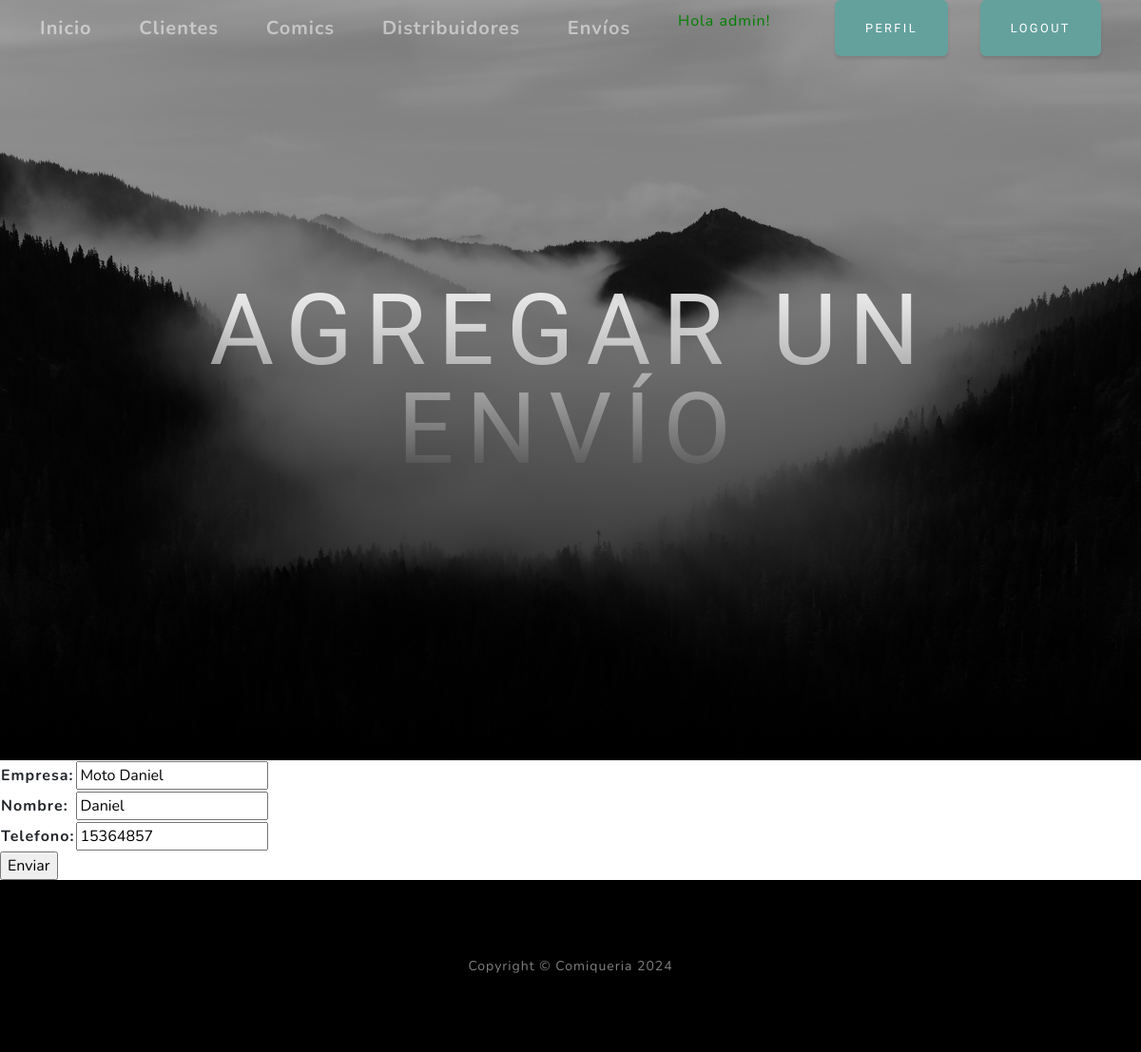
/comiqueriapp/modificar_envio/5/ (signed in), run on the app's committed database.
### comiqueriapp/models.py (models this page shows, shortened)
class Envio(models.Model):
    empresa = models.CharField(max_length=50)
    nombre = models.CharField(max_length=50)
    telefono = models.IntegerField()
    class Meta:
        ordering = ["empresa"]

### comiqueriapp/views.py (the view)
# urls.py: path('modificar_envio/<id_envio>/', modificarEnvio, name="modificarEnvio"),
def modificarEnvio(request, id_envio):
    envio= Envio.objects.get(id=id_envio)
    if request.method == "POST":
        miForm = EnvioForm(request.POST)
        if miForm.is_valid():
            envio.empresa = miForm.cleaned_data.get("empresa")
            envio.nombre = miForm.cleaned_data.get("nombre")
            envio.telefono = miForm.cleaned_data.get("telefono")
            envio.save()
            return redirect(reverse_lazy('envio'))
    else:
        miForm = EnvioForm(initial={
            'empresa': envio.empresa,
            'nombre': envio.nombre,
            'telefono': envio.telefono,
        })
        return render(request, "comiqueriapp/envioForm.html", {"form": miForm})

### comiqueriapp/forms.py
class EnvioForm(forms.Form):
    empresa = forms.CharField(max_length=50, required=True)
    nombre = forms.CharField(max_length=50, required=True)
    telefono = forms.IntegerField(required=True)

### comiqueriapp/templates/comiqueriapp/envioForm.html (shortened to what this page needs)
{% extends 'comiqueriapp/home.html' %}
{% block titulo %}
<h1 class="mx-auto my-0 text-uppercase">Agregar un envío</h1>
{% endblock titulo %}
{% block contenido %}
<form action="" method="post">
    <table>
    {{ form.as_table }}
    </table>
    <input type="submit" value="Enviar">
</form>
{% endblock contenido %}

### comiqueriapp/templates/comiqueriapp/home.html (shortened to what this page needs)
<!DOCTYPE html>
<html lang="en">
    <head>
        {% load static %}
        <link href="{% static 'css/styles.css' %}" rel="stylesheet" />
    </head>
    <body id="page-top">
        <nav class="navbar navbar-expand-lg navbar-light fixed-top" id="mainNav">
            <div class="container">
                <a class="navbar-brand" href="{% url 'home' %}">Inicio</a>
                {% if user.is_authenticated %}
                    <a class="navbar-brand" href="{% url 'cliente' %}">Clientes</a>
                    <a class="navbar-brand" href="{% url 'comic' %}">Comics</a>
                    <a class="navbar-brand" href="{% url 'distribuidor' %}">Distribuidores</a>
                    <a class="navbar-brand" href="{% url 'envio' %}">Envíos</a>
                    <p style="color:green">Hola {{user.username}}!</p>
                    <a class="btn btn-primary" href="{% url 'editar_perfil' %}">Perfil</a>
                    <a class="btn btn-primary" href="{% url 'logout' %}">Logout</a>
                {% else %}
                    <a class="btn btn primary" href="{% url 'login' %}">Login</a>
                    <a class="btn btn success" href="{% url 'registro' %}">Registro</a>
                {% endif %}
            </div>
        </nav>
        <header class="masthead">
            <div class="container px-4 px-lg-5 d-flex h-100 align-items-center justify-content-center">
                <div class="d-flex justify-content-center">
                    <div class="text-center">
                        {% block titulo %}{% endblock titulo %}
                    </div>
                </div>
            </div>
        </header>
        {% block contenido %}
        {% endblock contenido %}
        <footer class="footer bg-black small text-center text-white-50"><div class="container px-4 px-lg-5">Copyright &copy; Comiqueria 2024</div></footer>
    </body>
</html>

### data on the page
Envio: empresa "Moto Daniel", nombre "Daniel", telefono "15364857"

### other printed values
{{ user.username }} "admin"
